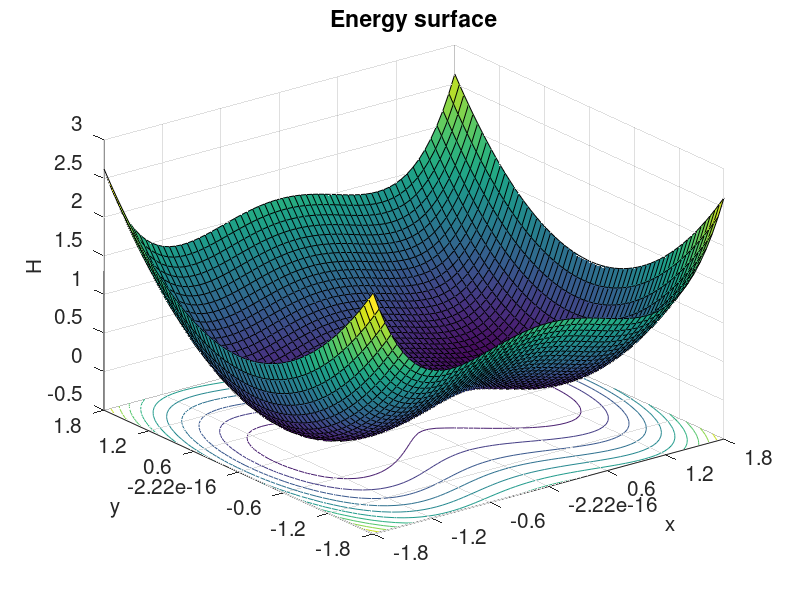
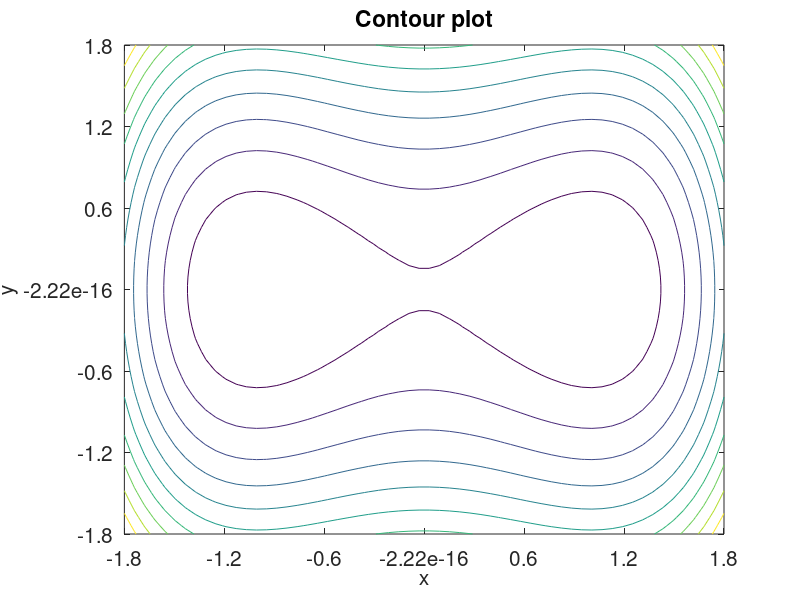

Recreate these plots in MATLAB, in order.
% The double-well energy.
figure
fsize=15;
ezsurfc('y^2/2-x^2/2+x^4/4',[-1.8,1.8]);
set(gca,'XTick',-1.8:0.6:1.8,'FontSize',fsize)
set(gca,'YTick',-1.8:0.6:1.8,'FontSize',fsize)
xlabel('x','FontSize',fsize)
ylabel('y','FontSize',fsize)
zlabel('H','FontSize',fsize)
title('Energy surface')
figure
ezcontour('y^2/2-x^2/2+x^4/4',[-1.8,1.8]);
set(gca,'XTick',-1.8:0.6:1.8,'FontSize',fsize)
set(gca,'YTick',-1.8:0.6:1.8,'FontSize',fsize)
xlabel('x','FontSize',fsize)
ylabel('y','FontSize',fsize)
title('Contour plot')